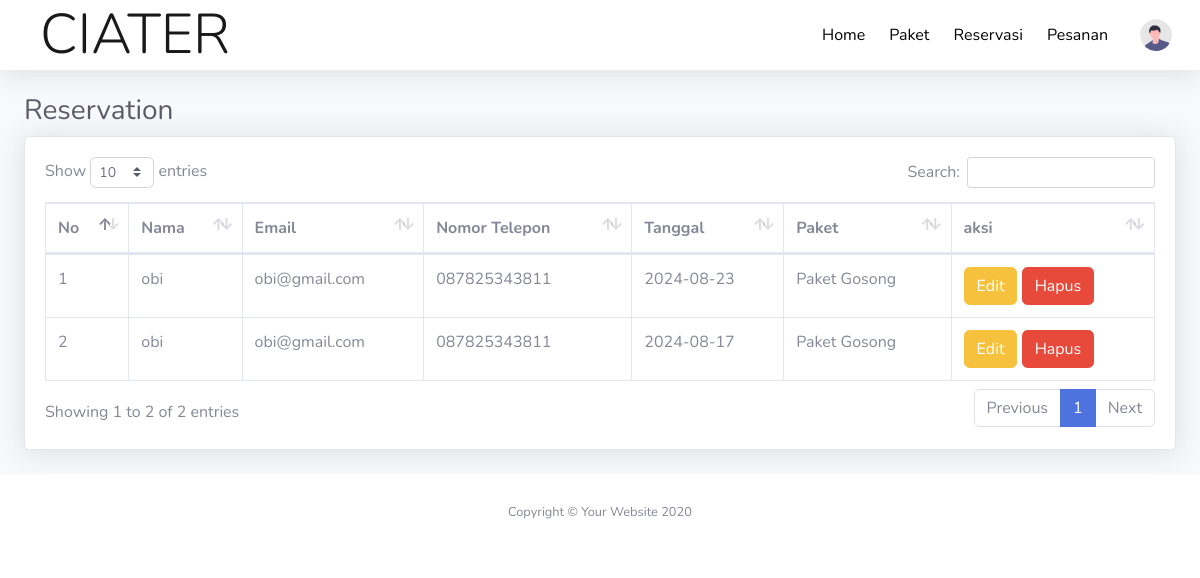
Page /reservation/reservation-member.php (signed in) on the committed database.
### tables this page shows
CREATE TABLE `pesanan` (
  `id` int(10) NOT NULL,
  `nama` text NOT NULL,
  `email` varchar(64) NOT NULL,
  `telepon` varchar(20) NOT NULL,
  `tgl` varchar(10) NOT NULL,
  `banyaknya` text NOT NULL
);

### reservation/reservation-member.php (the view, shortened to what this page needs)
<?php
if (isset($_SESSION['us'])) {
?>
<!DOCTYPE html>
<html lang="en">
<head>
    <link href="vendor/fontawesome-free/css/all.min.css" rel="stylesheet" type="text/css">
    <link href="css/sb-admin-2.min.css" rel="stylesheet">
    <link href="vendor/datatables/dataTables.bootstrap4.min.css" rel="stylesheet">
</head>
<body id="page-top">
    <div id="wrapper">
        <div id="content-wrapper" class="d-flex flex-column">
            <div id="content">
                <?php
                    include("topbar.php");
                    ?>
                <div class="container-fluid">
                    <h1 class="h3 mb-2 text-gray-800">Reservation</h1>
                    <div class="card shadow mb-4">
                        <div class="card-body">
                            <div class="table-responsive">
                                <table class="table table-bordered" id="dataTable" width="100%" cellspacing="0">
                                    <thead>
                                        <tr>
                                            <th>No</th>
                                            <th>Nama</th>
                                            <th>Email</th>
                                            <th>Nomor Telepon</th>
                                            <th>Tanggal</th>
                                            <th>Paket</th>
                                            <th>aksi</th>
                                        </tr>
                                    </thead>
                                    <tbody>
                                        <?php
                                            include("koneksi.php");
                                            $sql = "SELECT * FROM pesanan WHERE email='" . $_SESSION['us'] . "'";
                                            $result = $conn->query($sql);
                                            $no = 1;
                                            if ($result->num_rows > 0) {
                                                while ($row = $result->fetch_assoc()) {
                                            ?>
                                        <tr>
                                            <td><?php echo $no++ ?></td>
                                            <td><?php echo $row["nama"] ?></td>
                                            <td><?php echo $row["email"] ?></td>
                                            <td><?php echo $row["telepon"] ?></td>
                                            <td><?php echo $row["tgl"] ?></td>
                                            <td><?php echo $row["banyaknya"] ?></td>
                                            <td>
                                                <a href="edit_topmenu.php?idx=<?php echo $row['id']; ?>"
                                                    class="btn btn-warning">Edit</a>
                                                <a href="delete_topmenu.php?idx=<?php echo $row['id']; ?>"
                                                    class="btn btn-danger"
                                                    onclick="return confirm('are you sure you want to delete this item?');">Hapus</a>
                                            </td>
                                        </tr>
                                        <?php
                                                }
                                            }
                                            ?>
                                    </tbody>
                                </table>
                            </div>
                        </div>
                    </div>
                </div>
            </div>
            <footer class="sticky-footer bg-white">
                <div class="container my-auto">
                    <div class="copyright text-center my-auto">
                        <span>Copyright &copy; Your Website 2020</span>
                    </div>
                </div>
            </footer>
        </div>
    </div>
</body>
</html>
<?php
} else {
    header("Location: login.php");
}
?>

### rows in the picture
pesanan: nama "obi", email "obi@gmail.com", telepon "087825343811", tgl "2024-08-23", banyaknya "Paket Gosong"
pesanan: nama "obi", email "obi@gmail.com", telepon "087825343811", tgl "2024-08-17", banyaknya "Paket Gosong"
